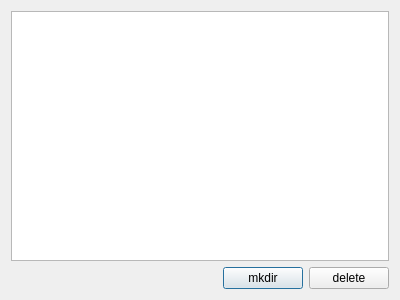
<?xml version="1.0" encoding="UTF-8"?>
<ui version="4.0">
 <class>Dialog</class>
 <widget class="QDialog" name="Dialog">
  <property name="geometry">
   <rect>
    <x>0</x>
    <y>0</y>
    <width>400</width>
    <height>300</height>
   </rect>
  </property>
  <property name="windowTitle">
   <string>Dialog</string>
  </property>
  <layout class="QVBoxLayout" name="verticalLayout_2">
   <item>
    <layout class="QVBoxLayout" name="verticalLayout">
     <item>
      <widget class="QTreeView" name="treeView"/>
     </item>
     <item>
      <layout class="QHBoxLayout" name="horizontalLayout">
       <item>
        <spacer name="horizontalSpacer">
         <property name="orientation">
          <enum>Qt::Horizontal</enum>
         </property>
         <property name="sizeHint" stdset="0">
          <size>
           <width>40</width>
           <height>20</height>
          </size>
         </property>
        </spacer>
       </item>
       <item>
        <widget class="QPushButton" name="pushButton">
         <property name="text">
          <string>mkdir</string>
         </property>
        </widget>
       </item>
       <item>
        <widget class="QPushButton" name="pushButton_2">
         <property name="text">
          <string>delete</string>
         </property>
        </widget>
       </item>
      </layout>
     </item>
    </layout>
   </item>
  </layout>
 </widget>
 <layoutdefault spacing="6" margin="11"/>
 <resources/>
 <connections/>
</ui>
